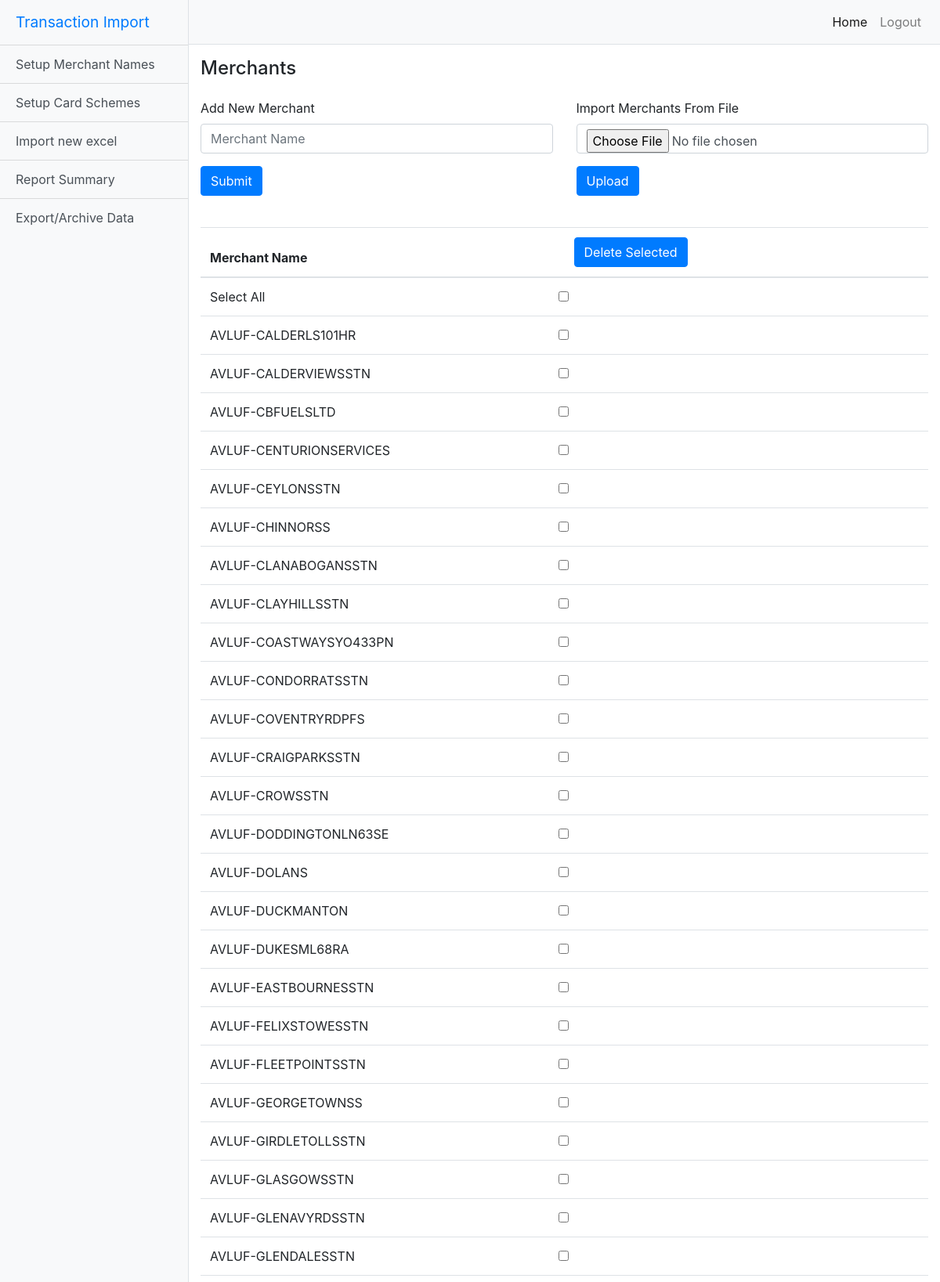
The app's page /merchants (signed in, upper part) with its own data.
### tables this page shows
CREATE TABLE Merchants(name text);

### app.py (the view)
@app.route('/merchants', methods=['GET', 'POST'])
@LoggedinDecorator
def merchants():
    submit = request.form.get("NewMerchant")
    delete = request.form.getlist("defaultCheck1")
    if submit != None and submit != "":
        query_db("""INSERT INTO Merchants (name) VALUES ('{}');""".format(submit), insert=True)
    if delete != None and delete != "":
        for item in delete:
            query_db("""DELETE FROM Merchants WHERE name = '{}';""".format(item), insert=True)
    Merchants = [x[0] for x in query_db('Select * from Merchants')]
    if len(Merchants) > 250:
        Currentpage = request.args.get('page')
        Currentpage = 0 if (Currentpage == None or Currentpage == "") else Currentpage
        totalPages = math.ceil(len(Merchants) / 250)
        Merchants = Merchants[250*int(Currentpage):250*int(Currentpage)+250]
        pageDic = {}
        for page in range(0, totalPages):
            pageDic[page] = '/merchants?page=' + str(page)
    else:
        pageDic = {}
    return render_template('merch.html', Merchants=Merchants, pageDic = pageDic)

### app.py (called while the page is built)
def get_db(DATABASE = DATABASE):
    db = getattr(g, '_setup', None)
    if db is None:
        db = g._database = sqlite3.connect(DATABASE)
    return db

@app.teardown_appcontext
def close_connection(exception):
    db = getattr(g, '_setup', None)
    if db is not None:
        db.close()

def query_db(query, args=(), one=False, insert=False, DATABASE = DATABASE):
    con = get_db(DATABASE)
    cur = con.execute(query, args)
    if insert == True:
        con.commit()
        rv = None
    else:
        rv = cur.fetchall()
    cur.close()
    return (rv[0] if rv else None) if one else rv

def LoggedinDecorator(f, *args, **kvargs):
    @wraps(f, *args, **kvargs)
    def wrapper(*args, **kvargs):
        if not session.get('logged_in'):
            return render_template('login.html')
        else:
            return f(*args, **kvargs)
    return wrapper

### templates/merch.html (shortened to what this page needs)
{% extends 'base.html' %}
{% block container %}
<div class='AddNewMerchant'>
<div class="row">
  <div class="col-sm">
    <h4 align="left">Merchants</h4>
  </div>
</div>
  <div class="row">
    <div class="col-sm">
    <form method="post" action="/merchants">
      <div class="form-group">
        <label for="inputMerchant">Add New Merchant</label>
        <input type="text" class="form-control" id="NewMerchant" placeholder="Merchant Name" name="NewMerchant">
      </div>
      <button type="submit" id="submit" class="btn btn-primary" onclick="on()">Submit</button>
    </form>
    </div>
  <div class="col-sm">
    <form method="POST" action="/merchants/upload" enctype=multipart/form-data>
      <div class="form-group">
        <label for="inputMerchant">Import Merchants From File</label>
        <input type=file name=file class="form-control">
      </div>
      <input type=submit value=Upload class="btn btn-primary" onclick="on()">
    </form>
  </div>
</div>
</div>
<p></p>
<div class='ListOfCurrentMerchants'>
<form method="post" action="/merchants">
<table class="table">
	<thead>
    <tr>
      <th width="50%" scope="col">Merchant Name</th>
      <th width="50%" scope="col"><button type="submit" id="submit" class="btn btn-primary" onclick="on()">Delete Selected</button></th>
    </tr>
  </thead>
	<tbody>
    {% if Merchants | length > 0 %}
    <tr>
      <td width="50%">Select All</td>
      <td width="50%"><input class="form-check-input" type="checkbox" id="checkAll"></td>
    </tr>
    {% else %}
    <tr>
      <td width="50%">No merchants imported...</td>
      <td width="50%"></td>
    </tr>
    {% endif %}
{% for item in Merchants %}
<tr>
	<td width="50%">{{item}}</td>
	<td width="50%"><input class="form-check-input" type="checkbox" value="{{item}}" id="defaultCheck1" name="defaultCheck1"></td>
</tr>
{% endfor %}
</tbody>
</table>
</form>
</div>
{% endblock %}

### templates/base.html (shortened to what this page needs)
<!DOCTYPE html>
<html lang="en">
<head>
  <link href={{ url_for('static', filename='vendor/bootstrap/css/bootstrap.min.css') }} rel="stylesheet">
  <link href={{ url_for('static', filename='css/simple-sidebar.css') }} rel="stylesheet">
</head>
<body>
  <div class="d-flex" id="wrapper">
    <div class="bg-light border-right" id="sidebar-wrapper">
      <div class="sidebar-heading"><a href='/'>Transaction Import</a></div>
      <div class="list-group list-group-flush">
        <a href="/merchants" class="list-group-item list-group-item-action bg-light">Setup Merchant Names</a>
        <a href="/cardSchemes" class="list-group-item list-group-item-action bg-light">Setup Card Schemes</a>
        <a href="/excel" class="list-group-item list-group-item-action bg-light">Import new excel</a>
        <a href="/report" class="list-group-item list-group-item-action bg-light" onclick="on()">Report Summary</a>
        <a href="/export" class="list-group-item list-group-item-action bg-light">Export/Archive Data</a>
      </div>
    </div>
    <div id="page-content-wrapper">
      <nav class="navbar navbar-expand-lg navbar-light bg-light border-bottom">
        <div class="collapse navbar-collapse" id="navbarSupportedContent">
          <ul class="navbar-nav ml-auto mt-2 mt-lg-0">
            <li class="nav-item active">
              <a class="nav-link" href="/">Home <span class="sr-only">(current)</span></a>
            </li>
            <li class="nav-item">
              <a class="nav-link" href="/logout">Logout</a>
            </li>
          </ul>
        </div>
      </nav>
      <div class="container-fluid">
      {% block container %}{% endblock %}
      </div>
    </div>
  </div>
</body>
</html>

### static/css/simple-sidebar.css (style rules this page uses)
body { overflow-x: hidden; }
#sidebar-wrapper { min-height: 100vh; margin-left: -15rem; -webkit-transition: margin .25s ease-out; -moz-transition: margin .25s ease-out; -o-transition: margin .25s ease-out; transition: margin .25s ease-out; }
#sidebar-wrapper .sidebar-heading { padding: 0.875rem 1.25rem; font-size: 1.2rem; }
#sidebar-wrapper .list-group { width: 15rem; }
#page-content-wrapper { min-width: 100vw; }
@media (min-width: 768px) { #sidebar-wrapper { margin-left: 0; } }
@media (min-width: 768px) { #page-content-wrapper { min-width: 0; width: 100%; } }

### records on screen
Merchants: name "AVLUF-CALDERLS101HR"
Merchants: name "AVLUF-CALDERVIEWSSTN"
Merchants: name "AVLUF-CBFUELSLTD"
Merchants: name "AVLUF-CENTURIONSERVICES"
Merchants: name "AVLUF-CEYLONSSTN"
Merchants: name "AVLUF-CHINNORSS"
Merchants: name "AVLUF-CLANABOGANSSTN"
Merchants: name "AVLUF-CLAYHILLSSTN"
Merchants: name "AVLUF-COASTWAYSYO433PN"
Merchants: name "AVLUF-CONDORRATSSTN"
Merchants: name "AVLUF-COVENTRYRDPFS"
Merchants: name "AVLUF-CRAIGPARKSSTN"
Merchants: name "AVLUF-CROWSSTN"
Merchants: name "AVLUF-DODDINGTONLN63SE"
Merchants: name "AVLUF-DOLANS"
Merchants: name "AVLUF-DUCKMANTON"
Merchants: name "AVLUF-DUKESML68RA"
Merchants: name "AVLUF-EASTBOURNESSTN"
Merchants: name "AVLUF-FELIXSTOWESSTN"
Merchants: name "AVLUF-FLEETPOINTSSTN"
Merchants: name "AVLUF-GEORGETOWNSS"
Merchants: name "AVLUF-GIRDLETOLLSSTN"
Merchants: name "AVLUF-GLASGOWSSTN"
Merchants: name "AVLUF-GLENAVYRDSSTN"
Merchants: name "AVLUF-GLENDALESSTN"
